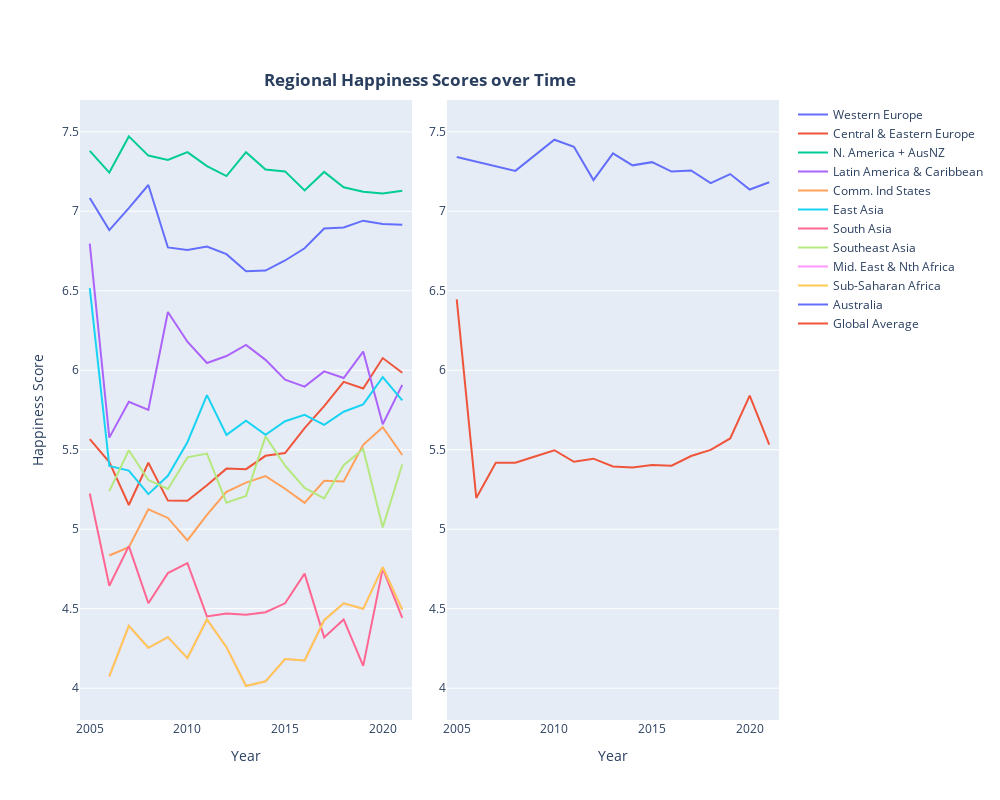

Here is the notebook cell this chart was saved with:
### Code cell
region_time_avg = happiness_time_final.groupby(['Region', 'Year']).mean().reset_index()

# Collate each Region/Country's Data
global_avg = happiness_time_final.groupby(['Year']).mean().reset_index()
aus_data = happiness_time_final[happiness_time_final['Country'] == 'Australia']
ce_europe = region_time_avg[region_time_avg['Region'] == 'Central and Eastern Europe']
w_europe = region_time_avg[region_time_avg['Region'] == 'Western Europe']
comm = region_time_avg[region_time_avg['Region'] == 'Commonwealth of Independent States']
e_esia = region_time_avg[region_time_avg['Region'] == 'East Asia']
s_asia = region_time_avg[region_time_avg['Region'] == 'South Asia']
se_asia = region_time_avg[region_time_avg['Region'] == 'Southeast Asia']
n_america = region_time_avg[region_time_avg['Region'] == 'North America and ANZ']
l_america = region_time_avg[region_time_avg['Region'] == 'Latin America and Caribbean']
ss_africa = region_time_avg[region_time_avg['Region'] == 'Sub-Saharan Africa']
mid_east = region_time_avg[region_time_avg['Region'] == 'Middle East and North Africa']

# Plot the Data
fig = make_subplots(rows=1, cols=2, specs = [[{}, {}]], horizontal_spacing = 0.05)

# Left side of plot
fig.add_trace(go.Scatter(name="Western Europe", x=w_europe["Year"], y=w_europe["Happiness Score"], mode='lines'),
              row=1, col=1)
fig.add_trace(go.Scatter(name="Central & Eastern Europe", x=ce_europe["Year"], y=ce_europe["Happiness Score"], mode='lines'), 
              row=1, col=1)
fig.add_trace(go.Scatter(name="N. America + AusNZ", x=n_america["Year"], y=n_america["Happiness Score"], mode='lines'),
              row=1, col=1)
fig.add_trace(go.Scatter(name="Latin America & Caribbean", x=l_america["Year"], y=l_america["Happiness Score"], mode='lines'),
              row=1, col=1)
fig.add_trace(go.Scatter(name="Comm. Ind States", x=comm["Year"], y=comm["Happiness Score"], mode='lines'),
              row=1, col=1)
fig.add_trace(go.Scatter(name="East Asia", x=e_esia["Year"], y=e_esia["Happiness Score"], mode='lines'),
              row=1, col=1)
fig.add_trace(go.Scatter(name="South Asia", x=s_asia["Year"], y=s_asia["Happiness Score"], mode='lines'),
              row=1, col=1)
fig.add_trace(go.Scatter(name="Southeast Asia", x=se_asia["Year"], y=se_asia["Happiness Score"], mode='lines'),
              row=1, col=1)
fig.add_trace(go.Scatter(name="Mid. East & Nth Africa", x=ss_africa["Year"], y=ss_africa["Happiness Score"], mode='lines'),
              row=1, col=1)
fig.add_trace(go.Scatter(name="Sub-Saharan Africa", x=ss_africa["Year"], y=ss_africa["Happiness Score"], mode='lines'),
              row=1, col=1)

# Right side of plot
fig.add_trace(go.Scatter(name="Australia", x=aus_data["Year"], y=aus_data["Happiness Score"], mode='lines'), 
              row=1, col=2)
fig.add_trace(go.Scatter(name="Global Average", x=global_avg["Year"], y=global_avg["Happiness Score"], mode='lines'),    
              row=1, col=2)

# Formatting and Display
fig.update_yaxes(title_text="Happiness Score", range=[3.8, 7.7], row=1, col=1)
fig.update_yaxes(title_text="", range=[3.8, 7.7], row=1, col=2)
fig.update_xaxes(title_text="Year", showgrid=False, range=[2004.5, 2021.5], row=1, col=1)
fig.update_xaxes(title_text="Year", showgrid=False, range=[2004.5, 2021.5], row=1, col=2)

fig.update_layout(height=800, width=1000, 
                  title={'text': "<b>Regional Happiness Scores over Time</b>", 
                         'y':0.9, 'x':0.42, 'xanchor': 'center', 'yanchor': 'middle'})
                                    
fig.show()

### Figure 1 — Plotly figure (JSON) as saved in the notebook; plotly's stock layout.template omitted (floating-point values rounded to 4 significant figures)
{"data": [{"mode": "lines", "name": "Western Europe", "type": "scatter", "x": [2005, 2006, 2007, 2008, 2009, 2010, 2011, 2012, 2013, 2014, 2015, 2016, 2017, 2018, 2019, 2020, 2021], "xaxis": "x", "y": [7.083, 6.882, 7.02, 7.165, 6.772, 6.757, 6.779, 6.73, 6.623, 6.627, 6.69, 6.767, 6.892, 6.898, 6.941, 6.919, 6.915], "yaxis": "y"}, {"mode": "lines", "name": "Central & Eastern Europe", "type": "scatter", "x": [2005, 2006, 2007, 2008, 2009, 2010, 2011, 2012, 2013, 2014, 2015, 2016, 2017, 2018, 2019, 2020, 2021], "xaxis": "x", "y": [5.567, 5.422, 5.152, 5.418, 5.18, 5.179, 5.277, 5.381, 5.378, 5.462, 5.479, 5.636, 5.774, 5.927, 5.885, 6.077, 5.985], "yaxis": "y"}, {"mode": "lines", "name": "N. America + AusNZ", "type": "scatter", "x": [2005, 2006, 2007, 2008, 2009, 2010, 2011, 2012, 2013, 2014, 2015, 2016, 2017, 2018, 2019, 2020, 2021], "xaxis": "x", "y": [7.379, 7.244, 7.471, 7.35, 7.323, 7.372, 7.284, 7.222, 7.372, 7.262, 7.251, 7.131, 7.248, 7.151, 7.123, 7.112, 7.128], "yaxis": "y"}, {"mode": "lines", "name": "Latin America & Caribbean", "type": "scatter", "x": [2005, 2006, 2007, 2008, 2009, 2010, 2011, 2012, 2013, 2014, 2015, 2016, 2017, 2018, 2019, 2020, 2021], "xaxis": "x", "y": [6.796, 5.576, 5.802, 5.75, 6.367, 6.18, 6.046, 6.09, 6.159, 6.065, 5.941, 5.897, 5.993, 5.951, 6.118, 5.66, 5.908], "yaxis": "y"}, {"mode": "lines", "name": "Comm. Ind States", "type": "scatter", "x": [2006, 2007, 2008, 2009, 2010, 2011, 2012, 2013, 2014, 2015, 2016, 2017, 2018, 2019, 2020, 2021], "xaxis": "x", "y": [4.835, 4.887, 5.125, 5.071, 4.93, 5.09, 5.236, 5.294, 5.334, 5.255, 5.166, 5.304, 5.301, 5.531, 5.642, 5.467], "yaxis": "y"}, {"mode": "lines", "name": "East Asia", "type": "scatter", "x": [2005, 2006, 2007, 2008, 2009, 2010, 2011, 2012, 2013, 2014, 2015, 2016, 2017, 2018, 2019, 2020, 2021], "xaxis": "x", "y": [6.516, 5.398, 5.369, 5.221, 5.336, 5.547, 5.843, 5.593, 5.682, 5.594, 5.679, 5.72, 5.657, 5.739, 5.786, 5.956, 5.81], "yaxis": "y"}, {"mode": "lines", "name": "South Asia", "type": "scatter", "x": [2005, 2006, 2007, 2008, 2009, 2010, 2011, 2012, 2013, 2014, 2015, 2016, 2017, 2018, 2019, 2020, 2021], "xaxis": "x", "y": [5.225, 4.645, 4.894, 4.535, 4.724, 4.786, 4.452, 4.47, 4.461, 4.478, 4.534, 4.721, 4.32, 4.432, 4.141, 4.752, 4.442], "yaxis": "y"}, {"mode": "lines", "name": "Southeast Asia", "type": "scatter", "x": [2006, 2007, 2008, 2009, 2010, 2011, 2012, 2013, 2014, 2015, 2016, 2017, 2018, 2019, 2020, 2021], "xaxis": "x", "y": [5.239, 5.497, 5.309, 5.253, 5.452, 5.476, 5.167, 5.21, 5.584, 5.4, 5.26, 5.193, 5.403, 5.504, 5.011, 5.408], "yaxis": "y"}, {"mode": "lines", "name": "Mid. East & Nth Africa", "type": "scatter", "x": [2006, 2007, 2008, 2009, 2010, 2011, 2012, 2013, 2014, 2015, 2016, 2017, 2018, 2019, 2020, 2021], "xaxis": "x", "y": [4.074, 4.392, 4.254, 4.321, 4.19, 4.432, 4.258, 4.014, 4.043, 4.183, 4.175, 4.428, 4.534, 4.499, 4.762, 4.494], "yaxis": "y"}, {"mode": "lines", "name": "Sub-Saharan Africa", "type": "scatter", "x": [2006, 2007, 2008, 2009, 2010, 2011, 2012, 2013, 2014, 2015, 2016, 2017, 2018, 2019, 2020, 2021], "xaxis": "x", "y": [4.074, 4.392, 4.254, 4.321, 4.19, 4.432, 4.258, 4.014, 4.043, 4.183, 4.175, 4.428, 4.534, 4.499, 4.762, 4.494], "yaxis": "y"}, {"mode": "lines", "name": "Australia", "type": "scatter", "x": [2005, 2007, 2008, 2010, 2011, 2012, 2013, 2014, 2015, 2016, 2017, 2018, 2019, 2020, 2021], "xaxis": "x2", "y": [7.341, 7.285, 7.254, 7.45, 7.406, 7.196, 7.364, 7.289, 7.309, 7.25, 7.257, 7.177, 7.234, 7.137, 7.183], "yaxis": "y2"}, {"mode": "lines", "name": "Global Average", "type": "scatter", "x": [2005, 2006, 2007, 2008, 2009, 2010, 2011, 2012, 2013, 2014, 2015, 2016, 2017, 2018, 2019, 2020, 2021], "xaxis": "x2", "y": [6.446, 5.197, 5.418, 5.419, 5.458, 5.497, 5.424, 5.444, 5.395, 5.389, 5.404, 5.399, 5.46, 5.499, 5.571, 5.841, 5.533], "yaxis": "y2"}], "layout": {"height": 800, "title": {"text": "<b>Regional Happiness Scores over Time</b>", "x": 0.42, "xanchor": "center", "y": 0.9, "yanchor": "middle"}, "width": 1000, "xaxis": {"anchor": "y", "domain": [0, 0.475], "range": [2004.0, 2022.0], "showgrid": false, "title": {"text": "Year"}}, "xaxis2": {"anchor": "y2", "domain": [0.525, 1], "range": [2004.0, 2022.0], "showgrid": false, "title": {"text": "Year"}}, "yaxis": {"anchor": "x", "domain": [0, 1], "range": [3.8, 7.7], "title": {"text": "Happiness Score"}}, "yaxis2": {"anchor": "x2", "domain": [0, 1], "range": [3.8, 7.7], "title": {"text": ""}}}}
